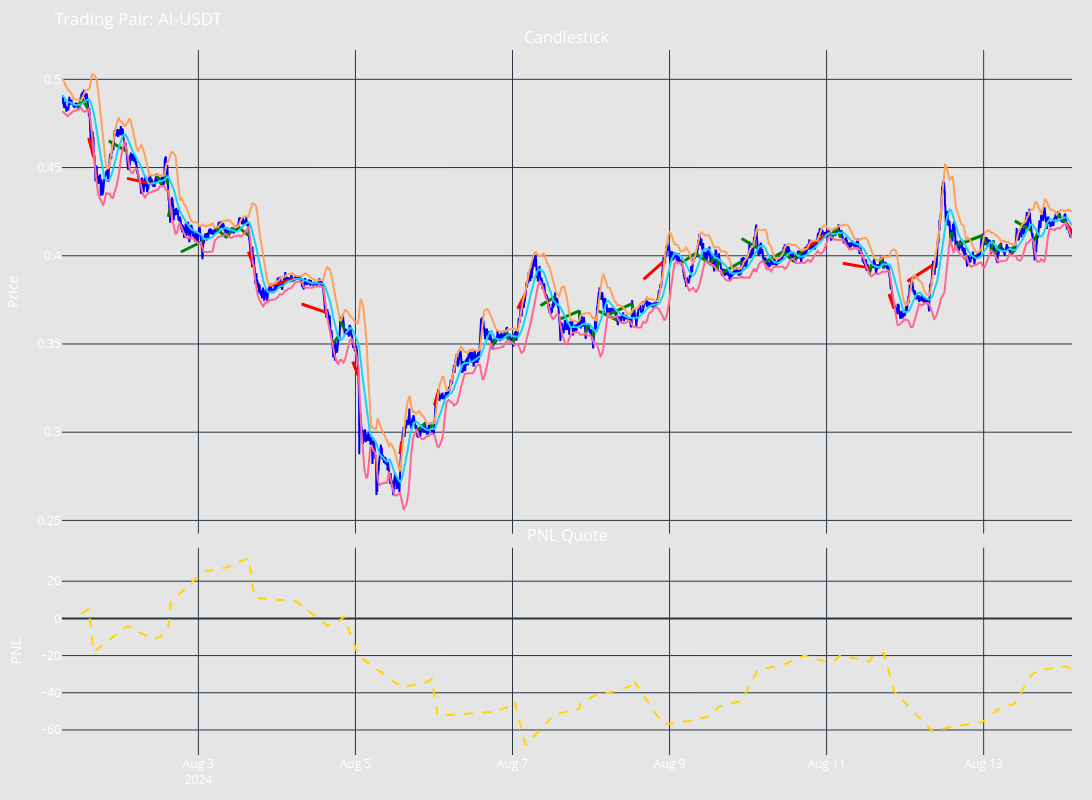

Notebook code for this chart:
### Code cell
from plotly.subplots import make_subplots
import pandas as pd
import numpy as np
import plotly.graph_objects as go

from hummingbot.connector.connector_base import TradeType



def get_bt_candlestick_trace(df):
    df.index = pd.to_datetime(df.timestamp, unit='s')
    return go.Scatter(x=df.index,
                      y=df['close'],
                      mode='lines',
                      line=dict(color="blue"),
                      )

def get_pnl_trace(executors):
    pnl = [e.net_pnl_quote for e in executors]
    cum_pnl = np.cumsum(pnl)
    return go.Scatter(
        x=pd.to_datetime([e.close_timestamp for e in executors], unit="s"),
        y=cum_pnl,
        mode='lines',
        line=dict(color='gold', width=2, dash="dash"),
        name='Cumulative PNL'
    )

def get_default_layout(title=None, height=800, width=1800):
    layout = {
        "template": "plotly_dark",
        "plot_bgcolor": 'rgba(0, 0, 0, 0)',  # Transparent background
        "paper_bgcolor": 'rgba(0, 0, 0, 0.1)',  # Lighter shade for the paper
        "font": {"color": 'white', "size": 12},  # Consistent font color and size
        "height": height,
        "width": width,
        "margin": {"l": 20, "r": 20, "t": 50, "b": 20},
        "xaxis_rangeslider_visible": False,
        "hovermode": "x unified",
        "showlegend": False,
    }
    if title:
        layout["title"] = title
    return layout

def add_executors_trace(fig, executors, row, col):
    for executor in executors:
        entry_time = pd.to_datetime(executor.timestamp, unit='s')
        entry_price = executor.custom_info["current_position_average_price"]
        exit_time = pd.to_datetime(executor.close_timestamp, unit='s')
        exit_price = executor.custom_info["close_price"]
        name = "Buy Executor" if executor.config.side == TradeType.BUY else "Sell Executor"

        if executor.filled_amount_quote == 0:
            fig.add_trace(go.Scatter(x=[entry_time, exit_time], y=[entry_price, entry_price], mode='lines',
                                     line=dict(color='grey', width=2, dash="dash"), name=name), row=row, col=col)
        else:
            if executor.net_pnl_quote > Decimal(0):
                fig.add_trace(go.Scatter(x=[entry_time, exit_time], y=[entry_price, exit_price], mode='lines',
                                         line=dict(color='green', width=3), name=name), row=row, col=col)
            else:
                fig.add_trace(go.Scatter(x=[entry_time, exit_time], y=[entry_price, exit_price], mode='lines',
                                         line=dict(color='red', width=3), name=name), row=row, col=col)
                
        # print(f"Entry_time: {entry_time} Exit time: {exit_time}, Exit price: {exit_price}")
    return fig


def create_backtesting_figure(df, executors, config):
    # Create subplots
    fig = make_subplots(rows=2, cols=1, shared_xaxes=True,
                        vertical_spacing=0.02, subplot_titles=('Candlestick', 'PNL Quote'),
                        row_heights=[0.7, 0.3])

    # Add candlestick trace
    fig.add_trace(get_bt_candlestick_trace(df), row=1, col=1)

    # Add executors trace
    fig = add_executors_trace(fig, executors, row=1, col=1)

    # Add PNL trace
    fig.add_trace(get_pnl_trace(executors), row=2, col=1)

    # Apply the theme layout
    layout_settings = get_default_layout(f"Trading Pair: {config['trading_pair']}")
    layout_settings["showlegend"] = False
    fig.update_layout(**layout_settings)

    # Update axis properties
    fig.update_xaxes(rangeslider_visible=False, row=1, col=1)
    fig.update_xaxes(row=2, col=1)
    fig.update_yaxes(title_text="Price", row=1, col=1)
    fig.update_yaxes(title_text="PNL", row=2, col=1)
    return fig

fig = create_backtesting_figure(
        df=df,
        executors=executors,
        config=config.dict())
fig.add_trace(go.Scatter(x=df.index,
                                    y=df[f"BBU_{config.bb_length}_{config.bb_std}"])
                        )
fig.add_trace(go.Scatter(x=df.index,
                                    y=df[f"BBM_{config.bb_length}_{config.bb_std}"])
                        )
fig.add_trace(go.Scatter(x=df.index,
                                    y=df[f"BBL_{config.bb_length}_{config.bb_std}"])
                        )
cols_to_show = ["net_pnl_quote", "total_volume", "close_types", "sharpe_ratio", "profit_factor", "max_drawdown_usd"]
print(results)
fig.show()

### Figure 1 — Plotly figure (JSON) as saved in the notebook; plotly's stock layout.template omitted (floating-point values rounded to 4 significant figures; data arrays with more than 128 entries replaced by an {"elided": "..."} marker saying what was removed)
{"data": [{"line": {"color": "blue"}, "mode": "lines", "x": {"elided": "18510 str values"}, "y": {"elided": "18510 float values"}, "type": "scatter", "xaxis": "x", "yaxis": "y"}, {"line": {"color": "green", "width": 3}, "mode": "lines", "name": "Buy Executor", "x": ["2024-08-01T11:16:00", "2024-08-01T12:12:00"], "y": [0.4826, 0.4899], "type": "scatter", "xaxis": "x", "yaxis": "y"}, {"line": {"color": "green", "width": 3}, "mode": "lines", "name": "Sell Executor", "x": ["2024-08-01T12:12:00", "2024-08-01T14:28:00"], "y": [0.4899, 0.4827], "type": "scatter", "xaxis": "x", "yaxis": "y"}, {"line": {"color": "red", "width": 3}, "mode": "lines", "name": "Buy Executor", "x": ["2024-08-01T14:28:00", "2024-08-01T16:02:00"], "y": [0.4668, 0.4557], "type": "scatter", "xaxis": "x", "yaxis": "y"}, {"line": {"color": "green", "width": 3}, "mode": "lines", "name": "Sell Executor", "x": ["2024-08-01T20:37:00", "2024-08-02T02:12:00"], "y": [0.4651, 0.4591], "type": "scatter", "xaxis": "x", "yaxis": "y"}, {"line": {"color": "red", "width": 3}, "mode": "lines", "name": "Buy Executor", "x": ["2024-08-02T02:12:00", "2024-08-02T10:12:00"], "y": [0.4439, 0.4406], "type": "scatter", "xaxis": "x", "yaxis": "y"}, {"line": {"color": "green", "width": 3}, "mode": "lines", "name": "Sell Executor", "x": ["2024-08-02T11:04:00", "2024-08-02T12:45:00"], "y": [0.4464, 0.4404], "type": "scatter", "xaxis": "x", "yaxis": "y"}, {"line": {"color": "green", "width": 3}, "mode": "lines", "name": "Sell Executor", "x": ["2024-08-02T13:33:00", "2024-08-02T14:43:00"], "y": [0.4465, 0.4404], "type": "scatter", "xaxis": "x", "yaxis": "y"}, {"line": {"color": "green", "width": 3}, "mode": "lines", "name": "Buy Executor", "x": ["2024-08-02T14:49:00", "2024-08-02T15:35:00"], "y": [0.4221, 0.4283], "type": "scatter", "xaxis": "x", "yaxis": "y"}, {"line": {"color": "green", "width": 3}, "mode": "lines", "name": "Buy Executor", "x": ["2024-08-02T18:38:00", "2024-08-03T01:28:00"], "y": [0.4021, 0.4084], "type": "scatter", "xaxis": "x", "yaxis": "y"}, {"line": {"color": "green", "width": 3}, "mode": "lines", "name": "Sell Executor", "x": ["2024-08-03T05:07:00", "2024-08-03T08:45:00"], "y": [0.416, 0.4102], "type": "scatter", "xaxis": "x", "yaxis": "y"}, {"line": {"color": "green", "width": 3}, "mode": "lines", "name": "Buy Executor", "x": ["2024-08-03T08:34:00", "2024-08-03T11:50:00"], "y": [0.4112, 0.4169], "type": "scatter", "xaxis": "x", "yaxis": "y"}, {"line": {"color": "green", "width": 3}, "mode": "lines", "name": "Sell Executor", "x": ["2024-08-03T11:50:00", "2024-08-03T15:29:00"], "y": [0.4169, 0.4112], "type": "scatter", "xaxis": "x", "yaxis": "y"}, {"line": {"color": "red", "width": 3}, "mode": "lines", "name": "Buy Executor", "x": ["2024-08-03T15:17:00", "2024-08-03T17:03:00"], "y": [0.4023, 0.3933], "type": "scatter", "xaxis": "x", "yaxis": "y"}, {"line": {"color": "red", "width": 3}, "mode": "lines", "name": "Sell Executor", "x": ["2024-08-03T21:46:00", "2024-08-04T05:46:00"], "y": [0.3831, 0.3871], "type": "scatter", "xaxis": "x", "yaxis": "y"}, {"line": {"color": "red", "width": 3}, "mode": "lines", "name": "Buy Executor", "x": ["2024-08-04T07:32:00", "2024-08-04T15:32:00"], "y": [0.3727, 0.3676], "type": "scatter", "xaxis": "x", "yaxis": "y"}, {"line": {"color": "green", "width": 3}, "mode": "lines", "name": "Buy Executor", "x": ["2024-08-04T16:58:00", "2024-08-04T18:55:00"], "y": [0.3499, 0.3545], "type": "scatter", "xaxis": "x", "yaxis": "y"}, {"line": {"color": "green", "width": 3}, "mode": "lines", "name": "Sell Executor", "x": ["2024-08-04T19:21:00", "2024-08-04T20:35:00"], "y": [0.3638, 0.3582], "type": "scatter", "xaxis": "x", "yaxis": "y"}, {"line": {"color": "red", "width": 3}, "mode": "lines", "name": "Buy Executor", "x": ["2024-08-04T23:11:00", "2024-08-05T00:55:00"], "y": [0.34, 0.3319], "type": "scatter", "xaxis": "x", "yaxis": "y"}, {"line": {"color": "red", "width": 3}, "mode": "lines", "name": "Sell Executor", "x": ["2024-08-05T13:36:00", "2024-08-05T14:06:00"], "y": [0.2876, 0.2947], "type": "scatter", "xaxis": "x", "yaxis": "y"}, {"line": {"color": "green", "width": 3}, "mode": "lines", "name": "Buy Executor", "x": ["2024-08-05T18:47:00", "2024-08-05T21:17:00"], "y": [0.3009, 0.3049], "type": "scatter", "xaxis": "x", "yaxis": "y"}, {"line": {"color": "green", "width": 3}, "mode": "lines", "name": "Sell Executor", "x": ["2024-08-05T23:06:00", "2024-08-05T23:20:00"], "y": [0.3053, 0.3011], "type": "scatter", "xaxis": "x", "yaxis": "y"}, {"line": {"color": "red", "width": 3}, "mode": "lines", "name": "Sell Executor", "x": ["2024-08-06T00:08:00", "2024-08-06T01:12:00"], "y": [0.3151, 0.3223], "type": "scatter", "xaxis": "x", "yaxis": "y"}, {"line": {"color": "green", "width": 3}, "mode": "lines", "name": "Buy Executor", "x": ["2024-08-06T17:44:00", "2024-08-06T19:11:00"], "y": [0.3491, 0.3537], "type": "scatter", "xaxis": "x", "yaxis": "y"}, {"line": {"color": "green", "width": 3}, "mode": "lines", "name": "Sell Executor", "x": ["2024-08-06T22:01:00", "2024-08-06T22:42:00"], "y": [0.3578, 0.3526], "type": "scatter", "xaxis": "x", "yaxis": "y"}, {"line": {"color": "green", "width": 3}, "mode": "lines", "name": "Buy Executor", "x": ["2024-08-07T00:13:00", "2024-08-07T00:36:00"], "y": [0.35, 0.355], "type": "scatter", "xaxis": "x", "yaxis": "y"}, {"line": {"color": "red", "width": 3}, "mode": "lines", "name": "Sell Executor", "x": ["2024-08-07T01:36:00", "2024-08-07T04:00:00"], "y": [0.37, 0.3786], "type": "scatter", "xaxis": "x", "yaxis": "y"}, {"line": {"color": "green", "width": 3}, "mode": "lines", "name": "Buy Executor", "x": ["2024-08-07T08:35:00", "2024-08-07T12:56:00"], "y": [0.3718, 0.3766], "type": "scatter", "xaxis": "x", "yaxis": "y"}, {"line": {"color": "green", "width": 3}, "mode": "lines", "name": "Buy Executor", "x": ["2024-08-07T14:18:00", "2024-08-07T20:28:00"], "y": [0.364, 0.3688], "type": "scatter", "xaxis": "x", "yaxis": "y"}, {"line": {"color": "green", "width": 3}, "mode": "lines", "name": "Sell Executor", "x": ["2024-08-07T20:28:00", "2024-08-07T20:41:00"], "y": [0.3688, 0.3631], "type": "scatter", "xaxis": "x", "yaxis": "y"}, {"line": {"color": "green", "width": 3}, "mode": "lines", "name": "Buy Executor", "x": ["2024-08-07T22:19:00", "2024-08-07T23:00:00"], "y": [0.3558, 0.3605], "type": "scatter", "xaxis": "x", "yaxis": "y"}, {"line": {"color": "green", "width": 3}, "mode": "lines", "name": "Buy Executor", "x": ["2024-08-08T00:21:00", "2024-08-08T01:04:00"], "y": [0.3527, 0.3577], "type": "scatter", "xaxis": "x", "yaxis": "y"}, {"line": {"color": "green", "width": 3}, "mode": "lines", "name": "Sell Executor", "x": ["2024-08-08T01:44:00", "2024-08-08T07:56:00"], "y": [0.3692, 0.3636], "type": "scatter", "xaxis": "x", "yaxis": "y"}, {"line": {"color": "green", "width": 3}, "mode": "lines", "name": "Buy Executor", "x": ["2024-08-08T05:13:00", "2024-08-08T12:33:00"], "y": [0.3665, 0.3728], "type": "scatter", "xaxis": "x", "yaxis": "y"}, {"line": {"color": "green", "width": 3}, "mode": "lines", "name": "Sell Executor", "x": ["2024-08-08T12:33:00", "2024-08-08T12:49:00"], "y": [0.3728, 0.3675], "type": "scatter", "xaxis": "x", "yaxis": "y"}, {"line": {"color": "red", "width": 3}, "mode": "lines", "name": "Sell Executor", "x": ["2024-08-08T16:03:00", "2024-08-08T21:58:00"], "y": [0.3867, 0.3965], "type": "scatter", "xaxis": "x", "yaxis": "y"}, {"line": {"color": "green", "width": 3}, "mode": "lines", "name": "Buy Executor", "x": ["2024-08-09T03:34:00", "2024-08-09T07:50:00"], "y": [0.3958, 0.4013], "type": "scatter", "xaxis": "x", "yaxis": "y"}, {"line": {"color": "green", "width": 3}, "mode": "lines", "name": "Sell Executor", "x": ["2024-08-09T07:50:00", "2024-08-09T12:32:00"], "y": [0.4013, 0.3954], "type": "scatter", "xaxis": "x", "yaxis": "y"}, {"line": {"color": "green", "width": 3}, "mode": "lines", "name": "Buy Executor", "x": ["2024-08-09T12:32:00", "2024-08-09T14:02:00"], "y": [0.3954, 0.4006], "type": "scatter", "xaxis": "x", "yaxis": "y"}, {"line": {"color": "green", "width": 3}, "mode": "lines", "name": "Buy Executor", "x": ["2024-08-09T14:35:00", "2024-08-09T14:52:00"], "y": [0.3918, 0.3979], "type": "scatter", "xaxis": "x", "yaxis": "y"}, {"line": {"color": "green", "width": 3}, "mode": "lines", "name": "Buy Executor", "x": ["2024-08-09T15:56:00", "2024-08-09T22:01:00"], "y": [0.3902, 0.3967], "type": "scatter", "xaxis": "x", "yaxis": "y"}, {"line": {"color": "green", "width": 3}, "mode": "lines", "name": "Sell Executor", "x": ["2024-08-09T22:01:00", "2024-08-10T02:57:00"], "y": [0.4098, 0.4042], "type": "scatter", "xaxis": "x", "yaxis": "y"}, {"line": {"color": "green", "width": 3}, "mode": "lines", "name": "Buy Executor", "x": ["2024-08-10T04:47:00", "2024-08-10T10:38:00"], "y": [0.396, 0.4022], "type": "scatter", "xaxis": "x", "yaxis": "y"}, {"line": {"color": "green", "width": 3}, "mode": "lines", "name": "Sell Executor", "x": ["2024-08-10T10:38:00", "2024-08-10T13:59:00"], "y": [0.4022, 0.3968], "type": "scatter", "xaxis": "x", "yaxis": "y"}, {"line": {"color": "green", "width": 3}, "mode": "lines", "name": "Buy Executor", "x": ["2024-08-10T13:57:00", "2024-08-10T17:13:00"], "y": [0.3981, 0.4034], "type": "scatter", "xaxis": "x", "yaxis": "y"}, {"line": {"color": "red", "width": 3}, "mode": "lines", "name": "Sell Executor", "x": ["2024-08-10T17:14:00", "2024-08-11T01:14:00"], "y": [0.404, 0.4134], "type": "scatter", "xaxis": "x", "yaxis": "y"}, {"line": {"color": "green", "width": 3}, "mode": "lines", "name": "Buy Executor", "x": ["2024-08-11T01:18:00", "2024-08-11T03:04:00"], "y": [0.4104, 0.4159], "type": "scatter", "xaxis": "x", "yaxis": "y"}, {"line": {"color": "green", "width": 3}, "mode": "lines", "name": "Sell Executor", "x": ["2024-08-11T03:04:00", "2024-08-11T04:18:00"], "y": [0.4159, 0.4104], "type": "scatter", "xaxis": "x", "yaxis": "y"}, {"line": {"color": "red", "width": 3}, "mode": "lines", "name": "Buy Executor", "x": ["2024-08-11T04:57:00", "2024-08-11T12:57:00"], "y": [0.3958, 0.3931], "type": "scatter", "xaxis": "x", "yaxis": "y"}, {"line": {"color": "green", "width": 3}, "mode": "lines", "name": "Buy Executor", "x": ["2024-08-11T13:03:00", "2024-08-11T13:48:00"], "y": [0.3901, 0.3953], "type": "scatter", "xaxis": "x", "yaxis": "y"}, {"line": {"color": "green", "width": 3}, "mode": "lines", "name": "Sell Executor", "x": ["2024-08-11T16:32:00", "2024-08-11T17:29:00"], "y": [0.3984, 0.3928], "type": "scatter", "xaxis": "x", "yaxis": "y"}, {"line": {"color": "red", "width": 3}, "mode": "lines", "name": "Buy Executor", "x": ["2024-08-11T19:05:00", "2024-08-11T20:37:00"], "y": [0.3784, 0.37], "type": "scatter", "xaxis": "x", "yaxis": "y"}, {"line": {"color": "red", "width": 3}, "mode": "lines", "name": "Sell Executor", "x": ["2024-08-12T00:40:00", "2024-08-12T08:24:00"], "y": [0.3854, 0.3947], "type": "scatter", "xaxis": "x", "yaxis": "y"}, {"line": {"color": "green", "width": 3}, "mode": "lines", "name": "Buy Executor", "x": ["2024-08-12T13:57:00", "2024-08-12T14:08:00"], "y": [0.4073, 0.4133], "type": "scatter", "xaxis": "x", "yaxis": "y"}, {"line": {"color": "green", "width": 3}, "mode": "lines", "name": "Buy Executor", "x": ["2024-08-12T15:23:00", "2024-08-12T23:20:00"], "y": [0.4057, 0.4113], "type": "scatter", "xaxis": "x", "yaxis": "y"}, {"line": {"color": "green", "width": 3}, "mode": "lines", "name": "Sell Executor", "x": ["2024-08-12T23:20:00", "2024-08-13T01:13:00"], "y": [0.4113, 0.4059], "type": "scatter", "xaxis": "x", "yaxis": "y"}, {"line": {"color": "green", "width": 3}, "mode": "lines", "name": "Buy Executor", "x": ["2024-08-13T02:13:00", "2024-08-13T03:05:00"], "y": [0.4024, 0.4087], "type": "scatter", "xaxis": "x", "yaxis": "y"}, {"line": {"color": "green", "width": 3}, "mode": "lines", "name": "Buy Executor", "x": ["2024-08-13T03:11:00", "2024-08-13T05:14:00"], "y": [0.4012, 0.4066], "type": "scatter", "xaxis": "x", "yaxis": "y"}, {"line": {"color": "green", "width": 3}, "mode": "lines", "name": "Buy Executor", "x": ["2024-08-13T08:26:00", "2024-08-13T09:31:00"], "y": [0.4006, 0.4064], "type": "scatter", "xaxis": "x", "yaxis": "y"}, {"line": {"color": "green", "width": 3}, "mode": "lines", "name": "Sell Executor", "x": ["2024-08-13T09:31:00", "2024-08-13T14:34:00"], "y": [0.4198, 0.4143], "type": "scatter", "xaxis": "x", "yaxis": "y"}, {"line": {"color": "green", "width": 3}, "mode": "lines", "name": "Buy Executor", "x": ["2024-08-13T15:08:00", "2024-08-13T16:42:00"], "y": [0.4076, 0.4134], "type": "scatter", "xaxis": "x", "yaxis": "y"}, {"line": {"color": "green", "width": 3}, "mode": "lines", "name": "Sell Executor", "x": ["2024-08-13T22:01:00", "2024-08-14T01:15:00"], "y": [0.4241, 0.4185], "type": "scatter", "xaxis": "x", "yaxis": "y"}, {"line": {"color": "red", "width": 3}, "mode": "lines", "name": "Buy Executor", "x": ["2024-08-14T01:10:00", "2024-08-14T03:00:00"], "y": [0.4186, 0.4138], "type": "scatter", "xaxis": "x", "yaxis": "y"}, {"line": {"color": "gold", "dash": "dash", "width": 2}, "mode": "lines", "name": "Cumulative PNL", "x": ["2024-08-01T12:12:00", "2024-08-01T14:28:00", "2024-08-01T16:02:00", "2024-08-02T02:12:00", "2024-08-02T10:12:00", "2024-08-02T12:45:00", "2024-08-02T14:43:00", "2024-08-02T15:35:00", "2024-08-03T01:28:00", "2024-08-03T08:45:00", "2024-08-03T11:50:00", "2024-08-03T15:29:00", "2024-08-03T17:03:00", "2024-08-04T05:46:00", "2024-08-04T15:32:00", "2024-08-04T18:55:00", "2024-08-04T20:35:00", "2024-08-05T00:55:00", "2024-08-05T14:06:00", "2024-08-05T21:17:00", "2024-08-05T23:20:00", "2024-08-06T01:12:00", "2024-08-06T19:11:00", "2024-08-06T22:42:00", "2024-08-07T00:36:00", "2024-08-07T04:00:00", "2024-08-07T12:56:00", "2024-08-07T20:28:00", "2024-08-07T20:41:00", "2024-08-07T23:00:00", "2024-08-08T01:04:00", "2024-08-08T07:56:00", "2024-08-08T12:33:00", "2024-08-08T12:49:00", "2024-08-08T21:58:00", "2024-08-09T07:50:00", "2024-08-09T12:32:00", "2024-08-09T14:02:00", "2024-08-09T14:52:00", "2024-08-09T22:01:00", "2024-08-10T02:57:00", "2024-08-10T10:38:00", "2024-08-10T13:59:00", "2024-08-10T17:13:00", "2024-08-11T01:14:00", "2024-08-11T03:04:00", "2024-08-11T04:18:00", "2024-08-11T12:57:00", "2024-08-11T13:48:00", "2024-08-11T17:29:00", "2024-08-11T20:37:00", "2024-08-12T08:24:00", "2024-08-12T14:08:00", "2024-08-12T23:20:00", "2024-08-13T01:13:00", "2024-08-13T03:05:00", "2024-08-13T05:14:00", "2024-08-13T09:31:00", "2024-08-13T14:34:00", "2024-08-13T16:42:00", "2024-08-14T01:15:00", "2024-08-14T03:00:00"], "y": [2.508, 5.007, -18.13, -3.992, -11.49, -9.241, -6.141, 8.774, 25.11, 27.48, 30.02, 32.43, 11.15, 9.228, -3.981, -1.546, 0.9891, -20.17, -36.99, -34.79, -32.54, -52.47, -49.98, -47.37, -44.79, -67.89, -51.57, -48.6, -46.02, -43.83, -41.46, -38.91, -36.04, -32.71, -57.02, -54.74, -52.32, -50.13, -47.52, -44.43, -27.7, -24.93, -22.46, -19.93, -24.07, -21.85, -19.65, -23.31, -20.89, -18.59, -39.08, -60.82, -58.27, -55.9, -53.72, -50.55, -48.21, -45.81, -30.54, -27.88, -25.71, -27.78], "type": "scatter", "xaxis": "x2", "yaxis": "y2"}, {"x": {"elided": "18510 str values"}, "y": {"elided": "18510 float values"}, "type": "scatter"}, {"x": {"elided": "18510 str values"}, "y": {"elided": "18510 float values"}, "type": "scatter"}, {"x": {"elided": "18510 str values"}, "y": {"elided": "18510 float values"}, "type": "scatter"}], "layout": {"xaxis": {"anchor": "y", "domain": [0.0, 1.0], "matches": "x2", "showticklabels": false, "rangeslider": {"visible": false}}, "yaxis": {"anchor": "x", "domain": [0.314, 1.0], "title": {"text": "Price"}}, "xaxis2": {"anchor": "y2", "domain": [0.0, 1.0]}, "yaxis2": {"anchor": "x2", "domain": [0.0, 0.294], "title": {"text": "PNL"}}, "annotations": [{"font": {"size": 16}, "showarrow": false, "text": "Candlestick", "x": 0.5, "xanchor": "center", "xref": "paper", "y": 1.0, "yanchor": "bottom", "yref": "paper"}, {"font": {"size": 16}, "showarrow": false, "text": "PNL Quote", "x": 0.5, "xanchor": "center", "xref": "paper", "y": 0.294, "yanchor": "bottom", "yref": "paper"}], "font": {"color": "white", "size": 12}, "margin": {"l": 20, "r": 20, "t": 50, "b": 20}, "plot_bgcolor": "rgba(0, 0, 0, 0)", "paper_bgcolor": "rgba(0, 0, 0, 0.1)", "height": 800, "width": 1800, "hovermode": "x unified", "showlegend": false, "title": {"text": "Trading Pair: AI-USDT"}}}
